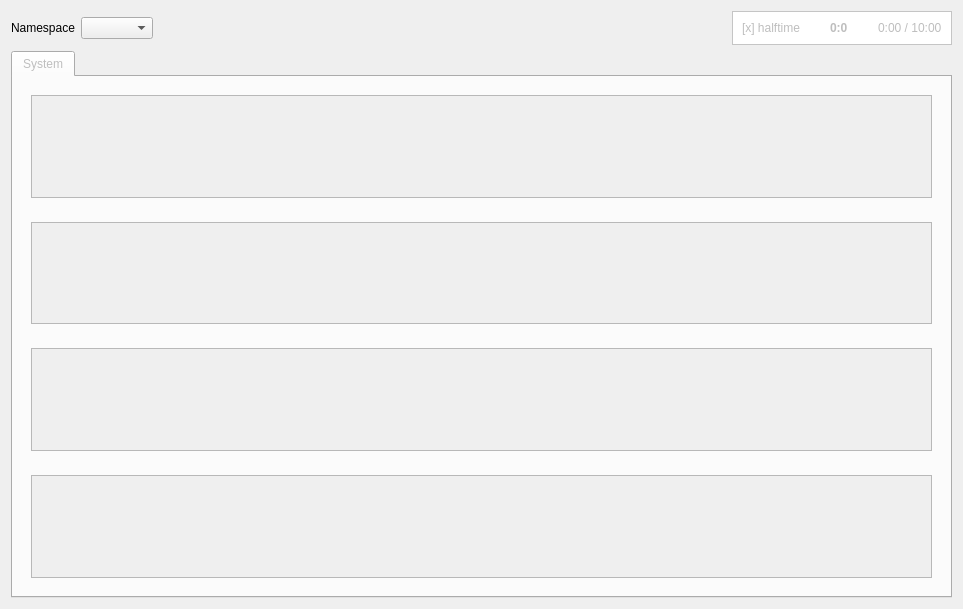
<?xml version="1.0" encoding="UTF-8"?>
<ui version="4.0">
 <class>MainWidget</class>
 <widget class="QWidget" name="MainWidget">
  <property name="geometry">
   <rect>
    <x>0</x>
    <y>0</y>
    <width>963</width>
    <height>609</height>
   </rect>
  </property>
  <property name="windowTitle">
   <string>Form</string>
  </property>
  <layout class="QVBoxLayout" name="verticalLayout_2">
   <item>
    <layout class="QHBoxLayout" name="topbarLayout">
     <item>
      <widget class="QLabel" name="label">
       <property name="text">
        <string>Namespace</string>
       </property>
      </widget>
     </item>
     <item>
      <widget class="NamespaceSelect" name="namespaceSelect"/>
     </item>
     <item>
      <spacer name="horizontalSpacer">
       <property name="orientation">
        <enum>Qt::Horizontal</enum>
       </property>
       <property name="sizeHint" stdset="0">
        <size>
         <width>40</width>
         <height>20</height>
        </size>
       </property>
      </spacer>
     </item>
     <item>
      <widget class="GameInfoFrame" name="gameInfoFrame">
       <property name="enabled">
        <bool>false</bool>
       </property>
       <property name="styleSheet">
        <string notr="true">background-color: rgb(255, 255, 255);</string>
       </property>
       <property name="frameShape">
        <enum>QFrame::StyledPanel</enum>
       </property>
       <property name="frameShadow">
        <enum>QFrame::Sunken</enum>
       </property>
       <property name="lineWidth">
        <number>2</number>
       </property>
       <layout class="QHBoxLayout" name="horizontalLayout">
        <property name="spacing">
         <number>30</number>
        </property>
        <item>
         <widget class="QLabel" name="halftimeLabel">
          <property name="frameShadow">
           <enum>QFrame::Sunken</enum>
          </property>
          <property name="text">
           <string>[x] halftime</string>
          </property>
         </widget>
        </item>
        <item>
         <widget class="QLabel" name="scoreLabel">
          <property name="font">
           <font>
            <weight>75</weight>
            <bold>true</bold>
           </font>
          </property>
          <property name="toolTip">
           <string>&lt;html&gt;&lt;head/&gt;&lt;body&gt;&lt;p&gt;us : them&lt;/p&gt;&lt;/body&gt;&lt;/html&gt;</string>
          </property>
          <property name="text">
           <string>0:0</string>
          </property>
         </widget>
        </item>
        <item>
         <widget class="QLabel" name="timeLabel">
          <property name="text">
           <string>0:00 / 10:00</string>
          </property>
         </widget>
        </item>
       </layout>
      </widget>
     </item>
    </layout>
   </item>
   <item>
    <widget class="QTabWidget" name="tabWidget">
     <property name="enabled">
      <bool>false</bool>
     </property>
     <property name="autoFillBackground">
      <bool>false</bool>
     </property>
     <property name="currentIndex">
      <number>0</number>
     </property>
     <widget class="QWidget" name="systemTab">
      <attribute name="title">
       <string>System</string>
      </attribute>
      <layout class="QVBoxLayout" name="verticalLayout">
       <item>
        <widget class="QWidget" name="networkWiget" native="true">
         <layout class="QHBoxLayout" name="horizontalLayout_5">
          <item>
           <widget class="QGraphicsView" name="graphicsView_3"/>
          </item>
         </layout>
        </widget>
       </item>
       <item>
        <widget class="QWidget" name="gpuWidget" native="true">
         <layout class="QHBoxLayout" name="horizontalLayout_3">
          <item>
           <widget class="QGraphicsView" name="graphicsView"/>
          </item>
         </layout>
        </widget>
       </item>
       <item>
        <widget class="QWidget" name="memoryWidget" native="true">
         <layout class="QHBoxLayout" name="horizontalLayout_4">
          <item>
           <widget class="QGraphicsView" name="graphicsView_2"/>
          </item>
         </layout>
        </widget>
       </item>
       <item>
        <widget class="CpuWidget" name="cpuWidget" native="true">
         <layout class="QHBoxLayout" name="horizontalLayout_2">
          <item>
           <widget class="PlotWidget" name="cpuGraphicsView"/>
          </item>
         </layout>
        </widget>
       </item>
      </layout>
     </widget>
    </widget>
   </item>
  </layout>
 </widget>
 <customwidgets>
  <customwidget>
   <class>GameInfoFrame</class>
   <extends>QFrame</extends>
   <header>bitbots_live_tool_gui.qt.game_info_frame</header>
   <container>1</container>
   <slots>
    <slot>setHalftime(QInt8)</slot>
    <slot>setTime(QInt8,QInt8)</slot>
    <slot>setScore(QInt8,QInt8)</slot>
    <slot>setNamespace(QString)</slot>
   </slots>
  </customwidget>
  <customwidget>
   <class>NamespaceSelect</class>
   <extends>QComboBox</extends>
   <header>bitbots_live_tool_gui.qt.namespace_select</header>
   <slots>
    <signal>namespaceChanged(QString)</signal>
    <signal>availableNamespacesChanged(QList)</signal>
   </slots>
  </customwidget>
  <customwidget>
   <class>CpuWidget</class>
   <extends>QWidget</extends>
   <header>bitbots_live_tool_gui.qt.system_tab</header>
   <container>1</container>
   <slots>
    <slot>setNamespace(QString)</slot>
   </slots>
  </customwidget>
  <customwidget>
   <class>PlotWidget</class>
   <extends>QGraphicsView</extends>
   <header>pyqtgraph</header>
  </customwidget>
 </customwidgets>
 <resources/>
 <connections>
  <connection>
   <sender>namespaceSelect</sender>
   <signal>namespaceChanged(QString)</signal>
   <receiver>gameInfoFrame</receiver>
   <slot>setNamespace(QString)</slot>
   <hints>
    <hint type="sourcelabel">
     <x>126</x>
     <y>27</y>
    </hint>
    <hint type="destinationlabel">
     <x>829</x>
     <y>27</y>
    </hint>
   </hints>
  </connection>
  <connection>
   <sender>namespaceSelect</sender>
   <signal>namespaceChanged(QString)</signal>
   <receiver>cpuWidget</receiver>
   <slot>setNamespace(QString)</slot>
   <hints>
    <hint type="sourcelabel">
     <x>126</x>
     <y>27</y>
    </hint>
    <hint type="destinationlabel">
     <x>481</x>
     <y>528</y>
    </hint>
   </hints>
  </connection>
 </connections>
</ui>
